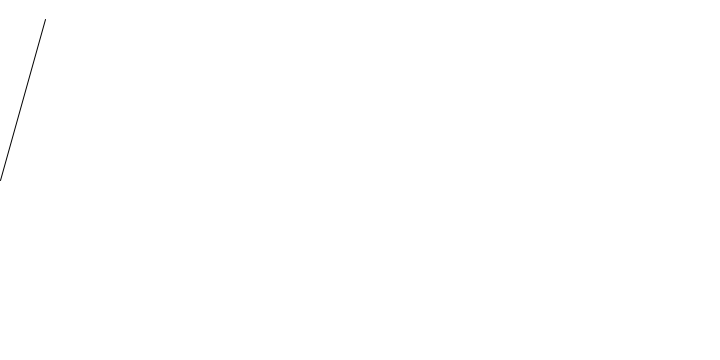
Frame 1 (no input)
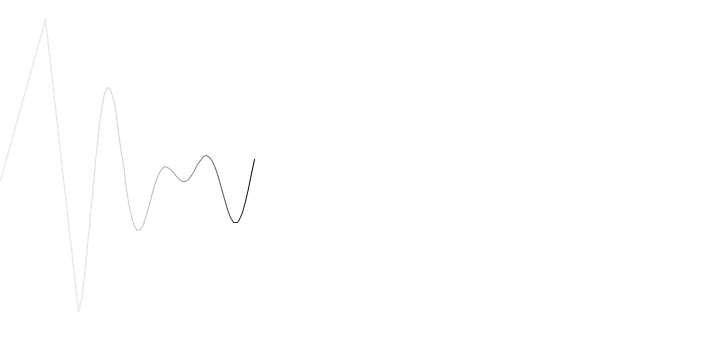
Frame 60 (the mouse pressed at the canvas centre just before this capture)
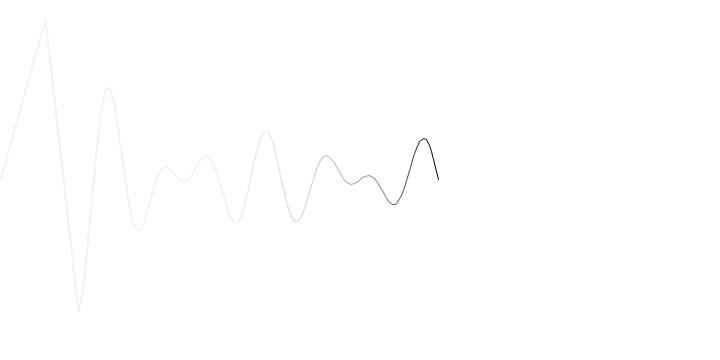
Frame 120 (the mouse held since frame 60 and released just before this capture)

The Processing sketch that drew these frames (run headless with seeded random() and noise(); from frame 60 on, the mouse is pressed at the canvas centre):

// Processing sketch: waveswaves
// ── waveswaves.pde
ArrayList<Wave> waves = new ArrayList<Wave>();
float timeLast, timeNow, delta;
Wave sumWave;
void setup() {
  size(720, 360);
  waves.add(new Wave(10, width/16));
  waves.add(new Wave(11, width / 16));
  waves.add(new Wave(12, width / 16));
  waves.add(new Wave(13, width / 16));
  sumWave = new Wave(3, width / 8);
  background(255);
}



void draw() {
  noStroke();
  fill(255, 10);
  rect(0, 0, width, height);
  timeNow = millis();
  delta = timeNow - timeLast;
  timeLast = timeNow;
  sumWave.update(delta);
  sumWave.y = 0;
  for (Wave wave : waves) {
    wave.update(delta);
    //wave.draw();
    sumWave.y += wave.y;
  }
  sumWave.draw();
  
}
// ── Wave.pde
class Wave {
  float freq;
  float width_over_freq;
  float amp;
  float angle;
  float x;
  float prevX;
  float y;
  float prevY;
  float speed;
  float h2;
  final float secs_to_cross_screen; 
  final float ms_to_cross_screen;


  Wave(float freq, float amp) {
    width_over_freq = width / freq;
    this.freq = freq;
    this.amp = amp;
    secs_to_cross_screen = 4.0;
    ms_to_cross_screen = secs_to_cross_screen * 1000.0;
    h2 = height / 2;
    
  }

  void update(float delta) {
    speed = (width / ms_to_cross_screen) * delta;
    prevX = x;
    x += speed;
    if (x > width) {
      x -= width;
      prevX = 0;
    }
    angle = TWO_PI * ((x % width_over_freq) / width_over_freq);

    prevY = y;

    y = (sin(angle) * amp);
  }

  void draw() {
    stroke(0);
    fill(0);
    line(prevX, h2 + prevY, x, h2 + y);
  }
}
